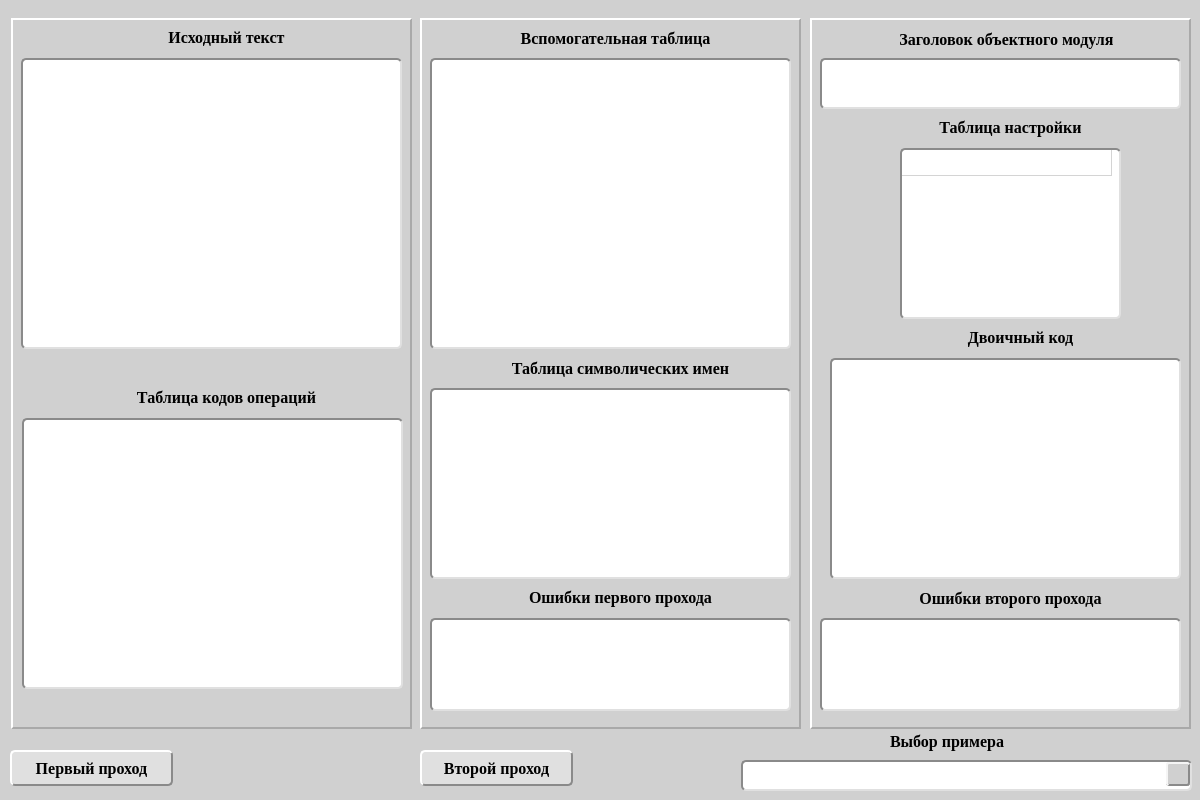
<?xml version="1.0" encoding="UTF-8"?>
<ui version="4.0">
 <class>MainWindow</class>
 <widget class="QMainWindow" name="MainWindow">
  <property name="windowModality">
   <enum>Qt::WindowModality::NonModal</enum>
  </property>
  <property name="enabled">
   <bool>true</bool>
  </property>
  <property name="geometry">
   <rect>
    <x>0</x>
    <y>0</y>
    <width>1200</width>
    <height>800</height>
   </rect>
  </property>
  <property name="minimumSize">
   <size>
    <width>1200</width>
    <height>800</height>
   </size>
  </property>
  <property name="maximumSize">
   <size>
    <width>1200</width>
    <height>800</height>
   </size>
  </property>
  <property name="windowTitle">
   <string>Двухпросмотровый ассемблер для программ в перемещаемом формате (Горшков Ан.О., гр. 4412, 2024) </string>
  </property>
  <property name="styleSheet">
   <string notr="true">background-color: rgb(208, 208, 208);</string>
  </property>
  <property name="tabShape">
   <enum>QTabWidget::TabShape::Rounded</enum>
  </property>
  <widget class="QWidget" name="centralwidget">
   <widget class="QWidget" name="layoutWidget">
    <property name="geometry">
     <rect>
      <x>0</x>
      <y>0</y>
      <width>2</width>
      <height>2</height>
     </rect>
    </property>
    <layout class="QVBoxLayout" name="verticalLayout_10"/>
   </widget>
   <widget class="QWidget" name="layoutWidget">
    <property name="geometry">
     <rect>
      <x>0</x>
      <y>0</y>
      <width>2</width>
      <height>2</height>
     </rect>
    </property>
    <layout class="QHBoxLayout" name="horizontalLayout_4"/>
   </widget>
   <widget class="QPushButton" name="first_pass_pushButton">
    <property name="geometry">
     <rect>
      <x>10</x>
      <y>750</y>
      <width>163</width>
      <height>36</height>
     </rect>
    </property>
    <property name="sizePolicy">
     <sizepolicy hsizetype="Fixed" vsizetype="Fixed">
      <horstretch>0</horstretch>
      <verstretch>0</verstretch>
     </sizepolicy>
    </property>
    <property name="font">
     <font>
      <family>Times New Roman</family>
      <pointsize>12</pointsize>
      <bold>true</bold>
     </font>
    </property>
    <property name="cursor">
     <cursorShape>PointingHandCursor</cursorShape>
    </property>
    <property name="styleSheet">
     <string notr="true">QPushButton {
    background-color: #E0E0E0; 
    border-radius: 5px; 
    border: 2px solid;
    border-color: white #8a8a8a #8a8a8a white;
    padding: 5px 10px;
}

QPushButton:hover {
    background-color: #CCCCCC;  /* Цвет фона при наведении */
}

QPushButton:pressed {
    background-color: #B0B0B0;
    border-color: #A0A0A0 white white #A0A0A0;
}
</string>
    </property>
    <property name="text">
     <string>Первый проход</string>
    </property>
   </widget>
   <widget class="QPushButton" name="second_pass_pushButton">
    <property name="geometry">
     <rect>
      <x>420</x>
      <y>750</y>
      <width>153</width>
      <height>36</height>
     </rect>
    </property>
    <property name="sizePolicy">
     <sizepolicy hsizetype="Fixed" vsizetype="Fixed">
      <horstretch>0</horstretch>
      <verstretch>0</verstretch>
     </sizepolicy>
    </property>
    <property name="font">
     <font>
      <family>Times New Roman</family>
      <pointsize>12</pointsize>
      <bold>true</bold>
     </font>
    </property>
    <property name="cursor">
     <cursorShape>PointingHandCursor</cursorShape>
    </property>
    <property name="styleSheet">
     <string notr="true">QPushButton {
    background-color: #E0E0E0;
    border-radius: 5px; 
    border: 2px solid;
    border-color: white #8a8a8a #8a8a8a white;
    padding: 5px 10px;
}

QPushButton:hover {
    background-color: #CCCCCC;  /* Цвет фона при наведении */
}

QPushButton:pressed {
    background-color: #B0B0B0;
    border-color: #A0A0A0 white white #A0A0A0;
}
</string>
    </property>
    <property name="text">
     <string>Второй проход</string>
    </property>
   </widget>
   <widget class="QLabel" name="choice_example_label">
    <property name="geometry">
     <rect>
      <x>890</x>
      <y>730</y>
      <width>142</width>
      <height>22</height>
     </rect>
    </property>
    <property name="sizePolicy">
     <sizepolicy hsizetype="Preferred" vsizetype="Fixed">
      <horstretch>0</horstretch>
      <verstretch>0</verstretch>
     </sizepolicy>
    </property>
    <property name="font">
     <font>
      <family>Times New Roman</family>
      <pointsize>12</pointsize>
      <bold>true</bold>
     </font>
    </property>
    <property name="text">
     <string>Выбор примера</string>
    </property>
    <property name="alignment">
     <set>Qt::AlignmentFlag::AlignLeading|Qt::AlignmentFlag::AlignLeft|Qt::AlignmentFlag::AlignVCenter</set>
    </property>
   </widget>
   <widget class="QComboBox" name="choice_example_comboBox">
    <property name="geometry">
     <rect>
      <x>741</x>
      <y>760</y>
      <width>451</width>
      <height>31</height>
     </rect>
    </property>
    <property name="minimumSize">
     <size>
      <width>282</width>
      <height>0</height>
     </size>
    </property>
    <property name="font">
     <font>
      <family>Times New Roman</family>
      <pointsize>12</pointsize>
     </font>
    </property>
    <property name="cursor">
     <cursorShape>PointingHandCursor</cursorShape>
    </property>
    <property name="styleSheet">
     <string notr="true">QComboBox {
    background-color: #ffffff;
    border-top: 2px solid #8a8a8a;
    border-left: 2px solid #8a8a8a;
    border-right: 2px solid #e0e0e0;
    border-bottom: 2px solid #e0e0e0;
    border-radius: 5px;
    padding: 4px 25px 4px 8px;
}

QComboBox::drop-down {
    background-color: rgb(208, 208, 208);
    border: 2px solid #8a8a8a;
    border-top: 2px solid #f5f5f5;
    border-left: 2px solid #f5f5f5;
    border-bottom: 2px solid #8a8a8a;
    border-right: 2px solid #8a8a8a;
    width: 20px;
    height: 20px;
    border-radius: 3px;
}

QComboBox::down-arrow {
    image: url(:/resources/img/drop_arrow.png);
    width: 12px;
    height: 12px;
}

QComboBox::drop-down:hover {
    background-color: #b4b4b4;
}

QComboBox::drop-down:pressed {
    background-color: #a5a5a5;
}

QComboBox::drop-down:open {
    background-color: #a5a5a5;
}

QComboBox QAbstractItemView {
    background-color: #ffffff;
    selection-background-color: #b4b4b4;
    selection-color: black;
    border: 1px solid #a5a5a5;
    outline: none;
    border-radius: 4px;
}

QComboBox QAbstractItemView::item:hover {
    background-color: #a5a5a5;
}

QComboBox QAbstractItemView::item:selected {
    background-color: #c8c8c8;
    color: black;
}

</string>
    </property>
   </widget>
   <widget class="QWidget" name="widget" native="true">
    <property name="geometry">
     <rect>
      <x>11</x>
      <y>18</y>
      <width>401</width>
      <height>711</height>
     </rect>
    </property>
    <property name="sizePolicy">
     <sizepolicy hsizetype="Preferred" vsizetype="Expanding">
      <horstretch>0</horstretch>
      <verstretch>0</verstretch>
     </sizepolicy>
    </property>
    <property name="styleSheet">
     <string notr="true">QWidget {
    border-top: 2px solid white;
    border-left: 2px solid white;
    border-right: 2px solid darkgray;
    border-bottom: 2px solid darkgray;
}
</string>
    </property>
    <widget class="QLabel" name="table_operation_codes_label">
     <property name="geometry">
      <rect>
       <x>90</x>
       <y>370</y>
       <width>251</width>
       <height>19</height>
      </rect>
     </property>
     <property name="font">
      <font>
       <family>Times New Roman</family>
       <pointsize>12</pointsize>
       <bold>true</bold>
      </font>
     </property>
     <property name="layoutDirection">
      <enum>Qt::LayoutDirection::LeftToRight</enum>
     </property>
     <property name="autoFillBackground">
      <bool>false</bool>
     </property>
     <property name="styleSheet">
      <string notr="true">QLabel {
    border: none;
}</string>
     </property>
     <property name="text">
      <string>Таблица кодов операций</string>
     </property>
     <property name="alignment">
      <set>Qt::AlignmentFlag::AlignCenter</set>
     </property>
    </widget>
    <widget class="QTableWidget" name="table_operation_codes_tableWidget">
     <property name="geometry">
      <rect>
       <x>11</x>
       <y>400</y>
       <width>381</width>
       <height>271</height>
      </rect>
     </property>
     <property name="cursor" stdset="0">
      <cursorShape>ArrowCursor</cursorShape>
     </property>
     <property name="styleSheet">
      <string notr="true">QTableWidget {
    background-color: white;
    border-top: 2px solid #8a8a8a;
    border-left: 2px solid #8a8a8a;
    border-right: 2px solid #e0e0e0;
    border-bottom: 2px solid #e0e0e0;
    border-radius: 5px;
}

QTableWidget::item:selected {
    background-color: rgb(6, 194, 223);
	border: none;
	border-radius: 0px;
}

</string>
     </property>
     <property name="verticalScrollBarPolicy">
      <enum>Qt::ScrollBarPolicy::ScrollBarAsNeeded</enum>
     </property>
     <property name="horizontalScrollBarPolicy">
      <enum>Qt::ScrollBarPolicy::ScrollBarAsNeeded</enum>
     </property>
     <property name="rowCount">
      <number>0</number>
     </property>
     <property name="columnCount">
      <number>0</number>
     </property>
     <attribute name="horizontalHeaderVisible">
      <bool>false</bool>
     </attribute>
     <attribute name="horizontalHeaderMinimumSectionSize">
      <number>120</number>
     </attribute>
     <attribute name="horizontalHeaderDefaultSectionSize">
      <number>120</number>
     </attribute>
     <attribute name="horizontalHeaderHighlightSections">
      <bool>false</bool>
     </attribute>
     <attribute name="verticalHeaderVisible">
      <bool>false</bool>
     </attribute>
     <attribute name="verticalHeaderMinimumSectionSize">
      <number>25</number>
     </attribute>
     <attribute name="verticalHeaderDefaultSectionSize">
      <number>25</number>
     </attribute>
     <attribute name="verticalHeaderHighlightSections">
      <bool>false</bool>
     </attribute>
    </widget>
    <widget class="QTextEdit" name="source_text_textEdit">
     <property name="geometry">
      <rect>
       <x>10</x>
       <y>40</y>
       <width>381</width>
       <height>291</height>
      </rect>
     </property>
     <property name="styleSheet">
      <string notr="true">QTextEdit {
    background-color: white;
    border-top: 2px solid #8a8a8a;
    border-left: 2px solid #8a8a8a;
    border-right: 2px solid #e0e0e0;
    border-bottom: 2px solid #e0e0e0;
    border-radius: 5px;
}</string>
     </property>
     <property name="lineWrapMode">
      <enum>QTextEdit::LineWrapMode::NoWrap</enum>
     </property>
     <property name="html">
      <string>&lt;!DOCTYPE HTML PUBLIC &quot;-//W3C//DTD HTML 4.0//EN&quot; &quot;http://www.w3.org/TR/REC-html40/strict.dtd&quot;&gt;
&lt;html&gt;&lt;head&gt;&lt;meta name=&quot;qrichtext&quot; content=&quot;1&quot; /&gt;&lt;meta charset=&quot;utf-8&quot; /&gt;&lt;style type=&quot;text/css&quot;&gt;
p, li { white-space: pre-wrap; }
hr { height: 1px; border-width: 0; }
li.unchecked::marker { content: &quot;\2610&quot;; }
li.checked::marker { content: &quot;\2612&quot;; }
&lt;/style&gt;&lt;/head&gt;&lt;body style=&quot; font-family:'Segoe UI'; font-size:9pt; font-weight:400; font-style:normal;&quot;&gt;
&lt;p style=&quot;-qt-paragraph-type:empty; margin-top:0px; margin-bottom:0px; margin-left:0px; margin-right:0px; -qt-block-indent:0; text-indent:0px;&quot;&gt;&lt;br /&gt;&lt;/p&gt;&lt;/body&gt;&lt;/html&gt;</string>
     </property>
    </widget>
    <widget class="QLabel" name="source_text_label">
     <property name="geometry">
      <rect>
       <x>130</x>
       <y>10</y>
       <width>171</width>
       <height>19</height>
      </rect>
     </property>
     <property name="font">
      <font>
       <family>Times New Roman</family>
       <pointsize>12</pointsize>
       <bold>true</bold>
      </font>
     </property>
     <property name="styleSheet">
      <string notr="true">QLabel {
    border: none;
}</string>
     </property>
     <property name="text">
      <string>Исходный текст</string>
     </property>
     <property name="alignment">
      <set>Qt::AlignmentFlag::AlignCenter</set>
     </property>
    </widget>
   </widget>
   <widget class="QWidget" name="widget_2" native="true">
    <property name="geometry">
     <rect>
      <x>420</x>
      <y>18</y>
      <width>381</width>
      <height>711</height>
     </rect>
    </property>
    <property name="sizePolicy">
     <sizepolicy hsizetype="Preferred" vsizetype="Expanding">
      <horstretch>0</horstretch>
      <verstretch>0</verstretch>
     </sizepolicy>
    </property>
    <property name="styleSheet">
     <string notr="true">QWidget {
    border-top: 2px solid white;
    border-left: 2px solid white;
    border-right: 2px solid darkgray;
    border-bottom: 2px solid darkgray;
}
</string>
    </property>
    <widget class="QLabel" name="auxiliary_table_label">
     <property name="geometry">
      <rect>
       <x>70</x>
       <y>10</y>
       <width>251</width>
       <height>20</height>
      </rect>
     </property>
     <property name="sizePolicy">
      <sizepolicy hsizetype="Expanding" vsizetype="Fixed">
       <horstretch>0</horstretch>
       <verstretch>0</verstretch>
      </sizepolicy>
     </property>
     <property name="font">
      <font>
       <family>Times New Roman</family>
       <pointsize>12</pointsize>
       <bold>true</bold>
      </font>
     </property>
     <property name="styleSheet">
      <string notr="true">QLabel {
    border: none;
}</string>
     </property>
     <property name="text">
      <string>Вспомогательная таблица</string>
     </property>
     <property name="alignment">
      <set>Qt::AlignmentFlag::AlignCenter</set>
     </property>
    </widget>
    <widget class="QTableWidget" name="auxiliary_table_tableWidget">
     <property name="geometry">
      <rect>
       <x>10</x>
       <y>40</y>
       <width>361</width>
       <height>291</height>
      </rect>
     </property>
     <property name="sizePolicy">
      <sizepolicy hsizetype="Expanding" vsizetype="Expanding">
       <horstretch>0</horstretch>
       <verstretch>200</verstretch>
      </sizepolicy>
     </property>
     <property name="cursor" stdset="0">
      <cursorShape>ArrowCursor</cursorShape>
     </property>
     <property name="styleSheet">
      <string notr="true">QTableWidget {
    background-color: white;
    border-top: 2px solid #8a8a8a;
    border-left: 2px solid #8a8a8a;
    border-right: 2px solid #e0e0e0;
    border-bottom: 2px solid #e0e0e0;
    border-radius: 5px;
}

QTableWidget::item:selected {
    background-color: rgb(6, 194, 223);
}
</string>
     </property>
     <property name="frameShadow">
      <enum>QFrame::Shadow::Sunken</enum>
     </property>
     <property name="verticalScrollBarPolicy">
      <enum>Qt::ScrollBarPolicy::ScrollBarAsNeeded</enum>
     </property>
     <property name="horizontalScrollBarPolicy">
      <enum>Qt::ScrollBarPolicy::ScrollBarAsNeeded</enum>
     </property>
     <property name="autoScroll">
      <bool>true</bool>
     </property>
     <property name="editTriggers">
      <set>QAbstractItemView::EditTrigger::NoEditTriggers</set>
     </property>
     <property name="tabKeyNavigation">
      <bool>false</bool>
     </property>
     <property name="rowCount">
      <number>0</number>
     </property>
     <property name="columnCount">
      <number>0</number>
     </property>
     <attribute name="horizontalHeaderVisible">
      <bool>false</bool>
     </attribute>
     <attribute name="horizontalHeaderMinimumSectionSize">
      <number>85</number>
     </attribute>
     <attribute name="horizontalHeaderDefaultSectionSize">
      <number>85</number>
     </attribute>
     <attribute name="horizontalHeaderHighlightSections">
      <bool>false</bool>
     </attribute>
     <attribute name="verticalHeaderVisible">
      <bool>false</bool>
     </attribute>
     <attribute name="verticalHeaderMinimumSectionSize">
      <number>25</number>
     </attribute>
     <attribute name="verticalHeaderDefaultSectionSize">
      <number>25</number>
     </attribute>
     <attribute name="verticalHeaderHighlightSections">
      <bool>false</bool>
     </attribute>
    </widget>
    <widget class="QLabel" name="table_symbolic_names_label">
     <property name="geometry">
      <rect>
       <x>50</x>
       <y>340</y>
       <width>301</width>
       <height>20</height>
      </rect>
     </property>
     <property name="sizePolicy">
      <sizepolicy hsizetype="Preferred" vsizetype="Fixed">
       <horstretch>0</horstretch>
       <verstretch>0</verstretch>
      </sizepolicy>
     </property>
     <property name="font">
      <font>
       <family>Times New Roman</family>
       <pointsize>12</pointsize>
       <bold>true</bold>
      </font>
     </property>
     <property name="styleSheet">
      <string notr="true">QLabel {
    border: none;
}</string>
     </property>
     <property name="text">
      <string>Таблица символических имен</string>
     </property>
     <property name="alignment">
      <set>Qt::AlignmentFlag::AlignCenter</set>
     </property>
    </widget>
    <widget class="QTableWidget" name="table_symbolic_names_tableWidget">
     <property name="geometry">
      <rect>
       <x>10</x>
       <y>370</y>
       <width>361</width>
       <height>191</height>
      </rect>
     </property>
     <property name="sizePolicy">
      <sizepolicy hsizetype="Expanding" vsizetype="Expanding">
       <horstretch>0</horstretch>
       <verstretch>100</verstretch>
      </sizepolicy>
     </property>
     <property name="cursor" stdset="0">
      <cursorShape>ArrowCursor</cursorShape>
     </property>
     <property name="styleSheet">
      <string notr="true">QTableWidget {
    background-color: white;
    border-top: 2px solid #8a8a8a;
    border-left: 2px solid #8a8a8a;
    border-right: 2px solid #e0e0e0;
    border-bottom: 2px solid #e0e0e0;
    border-radius: 5px;
}

QTableWidget::item:selected {
    background-color: rgb(6, 194, 223);
}
</string>
     </property>
     <property name="verticalScrollBarPolicy">
      <enum>Qt::ScrollBarPolicy::ScrollBarAsNeeded</enum>
     </property>
     <property name="horizontalScrollBarPolicy">
      <enum>Qt::ScrollBarPolicy::ScrollBarAsNeeded</enum>
     </property>
     <property name="autoScroll">
      <bool>true</bool>
     </property>
     <property name="editTriggers">
      <set>QAbstractItemView::EditTrigger::NoEditTriggers</set>
     </property>
     <property name="rowCount">
      <number>0</number>
     </property>
     <property name="columnCount">
      <number>0</number>
     </property>
     <attribute name="horizontalHeaderVisible">
      <bool>false</bool>
     </attribute>
     <attribute name="horizontalHeaderMinimumSectionSize">
      <number>170</number>
     </attribute>
     <attribute name="horizontalHeaderDefaultSectionSize">
      <number>170</number>
     </attribute>
     <attribute name="horizontalHeaderHighlightSections">
      <bool>false</bool>
     </attribute>
     <attribute name="verticalHeaderVisible">
      <bool>false</bool>
     </attribute>
     <attribute name="verticalHeaderMinimumSectionSize">
      <number>26</number>
     </attribute>
     <attribute name="verticalHeaderDefaultSectionSize">
      <number>26</number>
     </attribute>
     <attribute name="verticalHeaderHighlightSections">
      <bool>false</bool>
     </attribute>
    </widget>
    <widget class="QTextBrowser" name="first_pass_errors_textBrowser">
     <property name="enabled">
      <bool>true</bool>
     </property>
     <property name="geometry">
      <rect>
       <x>10</x>
       <y>600</y>
       <width>361</width>
       <height>93</height>
      </rect>
     </property>
     <property name="sizePolicy">
      <sizepolicy hsizetype="Expanding" vsizetype="Expanding">
       <horstretch>0</horstretch>
       <verstretch>100</verstretch>
      </sizepolicy>
     </property>
     <property name="font">
      <font>
       <family>Times New Roman</family>
       <pointsize>9</pointsize>
       <italic>true</italic>
      </font>
     </property>
     <property name="styleSheet">
      <string notr="true">QTextBrowser {
	background-color: white;
    border-top: 2px solid #8a8a8a;
    border-left: 2px solid #8a8a8a;
    border-right: 2px solid #e0e0e0;
    border-bottom: 2px solid #e0e0e0;
    border-radius: 5px;
}</string>
     </property>
    </widget>
    <widget class="QLabel" name="first_pass_errors_label">
     <property name="geometry">
      <rect>
       <x>60</x>
       <y>570</y>
       <width>281</width>
       <height>19</height>
      </rect>
     </property>
     <property name="sizePolicy">
      <sizepolicy hsizetype="Preferred" vsizetype="Fixed">
       <horstretch>0</horstretch>
       <verstretch>0</verstretch>
      </sizepolicy>
     </property>
     <property name="font">
      <font>
       <family>Times New Roman</family>
       <pointsize>12</pointsize>
       <bold>true</bold>
      </font>
     </property>
     <property name="styleSheet">
      <string notr="true">QLabel {
    border: none;
}</string>
     </property>
     <property name="text">
      <string>Ошибки первого прохода</string>
     </property>
     <property name="alignment">
      <set>Qt::AlignmentFlag::AlignCenter</set>
     </property>
    </widget>
   </widget>
   <widget class="QWidget" name="widget_3" native="true">
    <property name="geometry">
     <rect>
      <x>810</x>
      <y>18</y>
      <width>381</width>
      <height>711</height>
     </rect>
    </property>
    <property name="sizePolicy">
     <sizepolicy hsizetype="Preferred" vsizetype="Expanding">
      <horstretch>0</horstretch>
      <verstretch>0</verstretch>
     </sizepolicy>
    </property>
    <property name="styleSheet">
     <string notr="true">QWidget {
    border-top: 2px solid white;
    border-left: 2px solid white;
    border-right: 2px solid darkgray;
    border-bottom: 2px solid darkgray;
}
</string>
    </property>
    <widget class="QTextBrowser" name="second_pass_errors_textBrowser">
     <property name="geometry">
      <rect>
       <x>10</x>
       <y>600</y>
       <width>361</width>
       <height>93</height>
      </rect>
     </property>
     <property name="sizePolicy">
      <sizepolicy hsizetype="Expanding" vsizetype="Expanding">
       <horstretch>0</horstretch>
       <verstretch>100</verstretch>
      </sizepolicy>
     </property>
     <property name="font">
      <font>
       <family>Times New Roman</family>
       <pointsize>9</pointsize>
       <italic>true</italic>
      </font>
     </property>
     <property name="styleSheet">
      <string notr="true">QTextBrowser {
    background-color: white;
    border-top: 2px solid #8a8a8a;
    border-left: 2px solid #8a8a8a;
    border-right: 2px solid #e0e0e0;
    border-bottom: 2px solid #e0e0e0;
    border-radius: 5px;
}</string>
     </property>
    </widget>
    <widget class="QLabel" name="second_pass_errors_label">
     <property name="geometry">
      <rect>
       <x>80</x>
       <y>570</y>
       <width>241</width>
       <height>20</height>
      </rect>
     </property>
     <property name="font">
      <font>
       <family>Times New Roman</family>
       <pointsize>12</pointsize>
       <bold>true</bold>
      </font>
     </property>
     <property name="styleSheet">
      <string notr="true">QLabel {
    border: none;
}</string>
     </property>
     <property name="text">
      <string>Ошибки второго прохода</string>
     </property>
     <property name="alignment">
      <set>Qt::AlignmentFlag::AlignCenter</set>
     </property>
    </widget>
    <widget class="QTextBrowser" name="binary_code_textBrowser">
     <property name="geometry">
      <rect>
       <x>20</x>
       <y>340</y>
       <width>351</width>
       <height>221</height>
      </rect>
     </property>
     <property name="font">
      <font>
       <family>Times New Roman</family>
       <pointsize>9</pointsize>
      </font>
     </property>
     <property name="styleSheet">
      <string notr="true">QTextBrowser {
    background-color: white;
    border-top: 2px solid #8a8a8a;
    border-left: 2px solid #8a8a8a;
    border-right: 2px solid #e0e0e0;
    border-bottom: 2px solid #e0e0e0;
    border-radius: 5px;
}</string>
     </property>
     <property name="lineWrapMode">
      <enum>QTextEdit::LineWrapMode::NoWrap</enum>
     </property>
    </widget>
    <widget class="QLabel" name="binary_code_label">
     <property name="geometry">
      <rect>
       <x>120</x>
       <y>310</y>
       <width>181</width>
       <height>19</height>
      </rect>
     </property>
     <property name="font">
      <font>
       <family>Times New Roman</family>
       <pointsize>12</pointsize>
       <bold>true</bold>
      </font>
     </property>
     <property name="styleSheet">
      <string notr="true">QLabel {
    border: none;
}</string>
     </property>
     <property name="text">
      <string>Двоичный код</string>
     </property>
     <property name="alignment">
      <set>Qt::AlignmentFlag::AlignCenter</set>
     </property>
    </widget>
    <widget class="QTableWidget" name="object_module_header_tableWidget">
     <property name="geometry">
      <rect>
       <x>10</x>
       <y>40</y>
       <width>361</width>
       <height>51</height>
      </rect>
     </property>
     <property name="cursor" stdset="0">
      <cursorShape>ArrowCursor</cursorShape>
     </property>
     <property name="styleSheet">
      <string notr="true">QTableWidget {
    background-color: white;
    border-top: 2px solid #8a8a8a;
    border-left: 2px solid #8a8a8a;
    border-right: 2px solid #e0e0e0;
    border-bottom: 2px solid #e0e0e0;
    border-radius: 5px;
}

QTableWidget::item:selected {
    background-color: rgb(6, 194, 223);
}</string>
     </property>
     <property name="verticalScrollBarPolicy">
      <enum>Qt::ScrollBarPolicy::ScrollBarAsNeeded</enum>
     </property>
     <property name="horizontalScrollBarPolicy">
      <enum>Qt::ScrollBarPolicy::ScrollBarAsNeeded</enum>
     </property>
     <property name="autoScroll">
      <bool>true</bool>
     </property>
     <property name="editTriggers">
      <set>QAbstractItemView::EditTrigger::NoEditTriggers</set>
     </property>
     <property name="showGrid">
      <bool>true</bool>
     </property>
     <property name="sortingEnabled">
      <bool>false</bool>
     </property>
     <property name="wordWrap">
      <bool>true</bool>
     </property>
     <property name="rowCount">
      <number>0</number>
     </property>
     <property name="columnCount">
      <number>0</number>
     </property>
     <attribute name="horizontalHeaderVisible">
      <bool>false</bool>
     </attribute>
     <attribute name="horizontalHeaderMinimumSectionSize">
      <number>115</number>
     </attribute>
     <attribute name="horizontalHeaderDefaultSectionSize">
      <number>115</number>
     </attribute>
     <attribute name="horizontalHeaderHighlightSections">
      <bool>false</bool>
     </attribute>
     <attribute name="verticalHeaderVisible">
      <bool>false</bool>
     </attribute>
     <attribute name="verticalHeaderMinimumSectionSize">
      <number>35</number>
     </attribute>
     <attribute name="verticalHeaderDefaultSectionSize">
      <number>35</number>
     </attribute>
     <attribute name="verticalHeaderHighlightSections">
      <bool>false</bool>
     </attribute>
    </widget>
    <widget class="QLabel" name="object_module_header_label">
     <property name="geometry">
      <rect>
       <x>60</x>
       <y>10</y>
       <width>273</width>
       <height>22</height>
      </rect>
     </property>
     <property name="font">
      <font>
       <family>Times New Roman</family>
       <pointsize>12</pointsize>
       <bold>true</bold>
      </font>
     </property>
     <property name="styleSheet">
      <string notr="true">QLabel {
    border: none;
}</string>
     </property>
     <property name="text">
      <string>Заголовок объектного модуля</string>
     </property>
     <property name="alignment">
      <set>Qt::AlignmentFlag::AlignCenter</set>
     </property>
    </widget>
    <widget class="QLabel" name="table_settings_label">
     <property name="geometry">
      <rect>
       <x>110</x>
       <y>100</y>
       <width>181</width>
       <height>19</height>
      </rect>
     </property>
     <property name="font">
      <font>
       <family>Times New Roman</family>
       <pointsize>12</pointsize>
       <bold>true</bold>
      </font>
     </property>
     <property name="styleSheet">
      <string notr="true">QLabel {
    border: none;
}</string>
     </property>
     <property name="text">
      <string>Таблица настройки</string>
     </property>
     <property name="alignment">
      <set>Qt::AlignmentFlag::AlignCenter</set>
     </property>
    </widget>
    <widget class="QTableWidget" name="table_settings_tableWidget">
     <property name="geometry">
      <rect>
       <x>90</x>
       <y>130</y>
       <width>221</width>
       <height>171</height>
      </rect>
     </property>
     <property name="sizePolicy">
      <sizepolicy hsizetype="Expanding" vsizetype="Expanding">
       <horstretch>0</horstretch>
       <verstretch>100</verstretch>
      </sizepolicy>
     </property>
     <property name="cursor" stdset="0">
      <cursorShape>ArrowCursor</cursorShape>
     </property>
     <property name="styleSheet">
      <string notr="true">QTableWidget {
    background-color: white;
    border-top: 2px solid #8a8a8a;
    border-left: 2px solid #8a8a8a;
    border-right: 2px solid #e0e0e0;
    border-bottom: 2px solid #e0e0e0;
    border-radius: 5px;
}

QTableWidget::item:selected {
    background-color: rgb(6, 194, 223);
}
</string>
     </property>
     <property name="verticalScrollBarPolicy">
      <enum>Qt::ScrollBarPolicy::ScrollBarAsNeeded</enum>
     </property>
     <property name="horizontalScrollBarPolicy">
      <enum>Qt::ScrollBarPolicy::ScrollBarAsNeeded</enum>
     </property>
     <property name="autoScroll">
      <bool>true</bool>
     </property>
     <property name="editTriggers">
      <set>QAbstractItemView::EditTrigger::NoEditTriggers</set>
     </property>
     <property name="rowCount">
      <number>1</number>
     </property>
     <property name="columnCount">
      <number>1</number>
     </property>
     <attribute name="horizontalHeaderVisible">
      <bool>false</bool>
     </attribute>
     <attribute name="horizontalHeaderMinimumSectionSize">
      <number>210</number>
     </attribute>
     <attribute name="horizontalHeaderDefaultSectionSize">
      <number>210</number>
     </attribute>
     <attribute name="horizontalHeaderHighlightSections">
      <bool>false</bool>
     </attribute>
     <attribute name="verticalHeaderVisible">
      <bool>false</bool>
     </attribute>
     <attribute name="verticalHeaderMinimumSectionSize">
      <number>26</number>
     </attribute>
     <attribute name="verticalHeaderDefaultSectionSize">
      <number>26</number>
     </attribute>
     <attribute name="verticalHeaderHighlightSections">
      <bool>false</bool>
     </attribute>
     <row/>
     <column/>
    </widget>
   </widget>
  </widget>
 </widget>
 <resources/>
 <connections/>
</ui>
